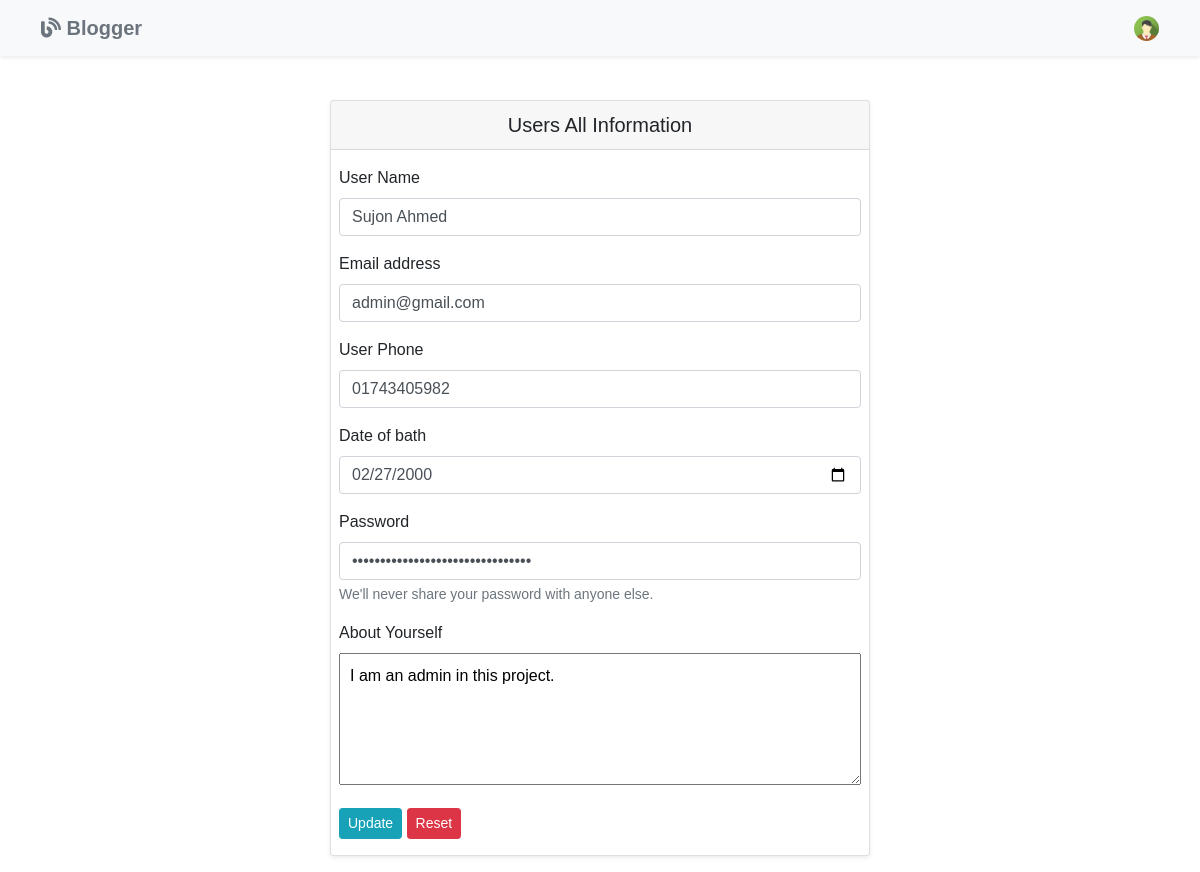
Page /edit_profile.php?id=25 (signed in) on the committed database.
### tables this page shows
CREATE TABLE `users` (
  `id` int(11) NOT NULL,
  `user_name` varchar(30) NOT NULL,
  `user_email` varchar(40) NOT NULL,
  `user_phone` varchar(15) NOT NULL,
  `date_of_bath` varchar(100) NOT NULL,
  `user_pass` varchar(255) NOT NULL,
  `user_about` longtext NOT NULL,
  `user_created_at` datetime NOT NULL DEFAULT current_timestamp()
);

### edit_profile.php (the view, shortened to what this page needs)
<?php
    require 'connection.php';
    if(isset($_GET['id'])) {
        $id = $_GET['id'];
        $sql = "SELECT * FROM `users` WHERE id = '$id'";
        $result = $con->query($sql);
        if($result->num_rows > 0) {
            while($row = $result->fetch_object()){
                $user_name = $row->user_name;
                $user_email = $row->user_email;
                $user_phone = $row->user_phone;
                $date_of_bath = $row->date_of_bath;
                $user_pass = $row->user_pass;
                $user_about = $row->user_about;
            }
        }
    }
?>
<!DOCTYPE html>
<html lang="en">
<head>
    <link rel="stylesheet" href="asset/css/style.css">
    <link rel="stylesheet" href="asset/css/bootstrap.min.css">
    <link rel="stylesheet" href="https://stackpath.bootstrapcdn.com/bootstrap/4.1.3/css/bootstrap.min.css">
    <link rel="stylesheet" href="https://cdnjs.cloudflare.com/ajax/libs/font-awesome/4.7.0/css/font-awesome.min.css">
    <link rel="stylesheet" href="https://cdnjs.cloudflare.com/ajax/libs/font-awesome/5.15.3/css/all.min.css" />
</head>
<body>
    <nav class="navbar navbar-expand-lg navbar-light bg-light shadow-sm fixed-top">
        <a class="navbar-brand text-secondary" href="index.php" title="Blogger Home"><span class="fas fa-blog"></span><strong> Blogger</strong></a>
        <div class="collapse navbar-collapse" id="navbarSupportedContent">
            <a href="myblog.php"><img src="asset/img/avatar2.png" title="My Account" class="avatar2" alt="avatar"></a>
        </div>
    </nav>
    <div class="container">
        <div class="row ">
            <div class="col-md-6 m-auto">
                <div class="card login_form shadow-sm mb-3">
                    <form action="update.php" method="POST">
                        <h5 class="card-header text-center mb-3">Users All Information</h5>
                        <div class="mb-3 ml-2 mr-2">
                            <label for="user_name" class="form-label">User Name</label>
                            <input type="text" value="<?php echo $user_name;?>" class="form-control" name="user_name" placeholder="Enter user name">
                        </div>
                        <div class="mb-3 ml-2 mr-2">
                            <label for="user_email" class="form-label">Email address</label>
                            <input type="email" value="<?php echo $user_email;?>" class="form-control" name="user_email" placeholder="Enter your email">
                        </div>
                        <div class="mb-3 ml-2 mr-2">
                            <label for="user_phone" class="form-label">User Phone</label>
                            <input type="text" value="<?php echo $user_phone;?>" class="form-control" name="user_phone" placeholder="Enter your phone">
                        </div>
                        <div class="mb-3 ml-2 mr-2">
                            <label for="date_of_bath" class="form-label">Date of bath</label>
                            <input type="date" value="<?php echo $date_of_bath;?>" class="form-control" name="date_of_bath" placeholder="Enter your bath date">
                        </div>
                        <div class="mb-3 ml-2 mr-2">
                            <label for="user_pass" class="form-label">Password</label>
                            <input type="password" value="<?php echo $user_pass;?>" class="form-control" name="user_pass" placeholder="Enter your password">
                            <div class="form-text">We'll never share your password with anyone else.</div>
                        </div>
                        <div class="mb-3 ml-2 mr-2">
                        <label for="user_about" class="form-label">About Yourself</label><br>
                            <textarea name="user_about" rows="5" style="width: 100%;padding:10px 0 0 10px;" placeholder="Say something about yourself..."><?php echo $user_about; ?></textarea>
                        </div>
                        <div class="mb-3 ml-2 mr-2">
                        <input type="submit" name="submit" class="btn btn-info btn-sm" value="Update" class="mr-2">
                        <input type="reset" class="btn btn-danger btn-sm" value="Reset">
                        </div>
                    </form>
                </div>
            </div>
        </div>
    </div>
</body>
</html>

### asset/css/style.css (style rules this page uses)
* { margin: 0; padding: 0; box-sizing: border-box; font-family: 'Josefin Sans',Arial, Helvetica, sans-serif; }
a { text-decoration: none; }
body { background: rgb(245, 247, 248); }
.navbar-brand { margin-left: 25px; font-family: 'Josefin Sans',Arial, Helvetica, sans-serif; }
a img.avatar2 { width: 25px; height: 25px; border-radius: 50%; margin-right: 25px; }
span.fas { font-size: 20px; }
.login_form { margin-top: 100px; box-shadow: 0 2px 5px 0 rgb(0 0 0 / 16%), 0 2px 10px 0 rgb(0 0 0 / 12%); }

### rows in the picture
users: user_name "Sujon Ahmed", user_email "admin@gmail.com", user_phone "01743405982", date_of_bath "02/27/2000", user_about "I am an admin in this project."
